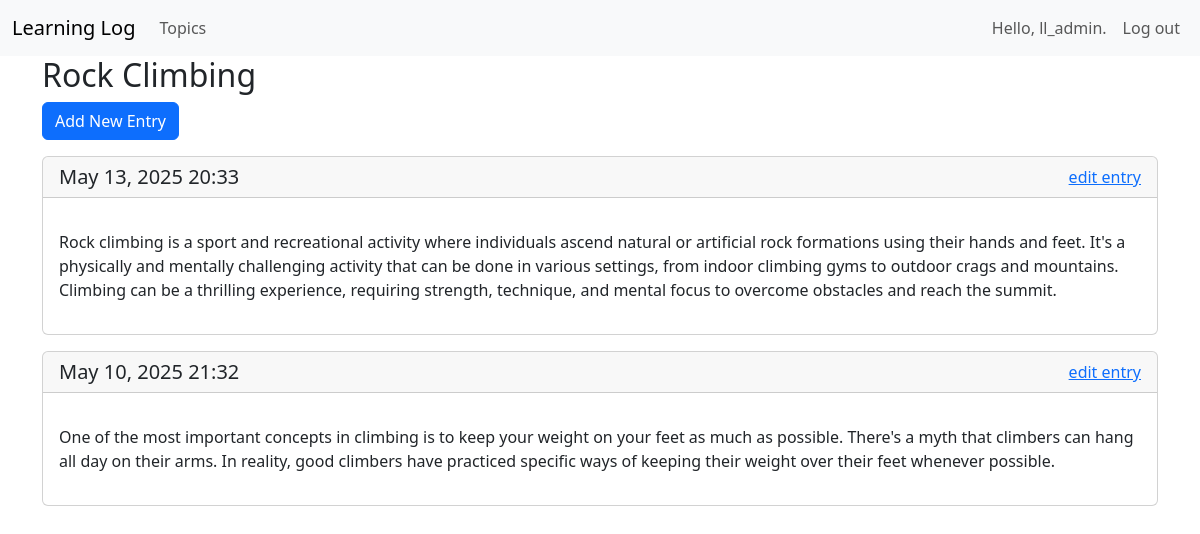
Page /topics/2/ (signed in) on the earlier database version.
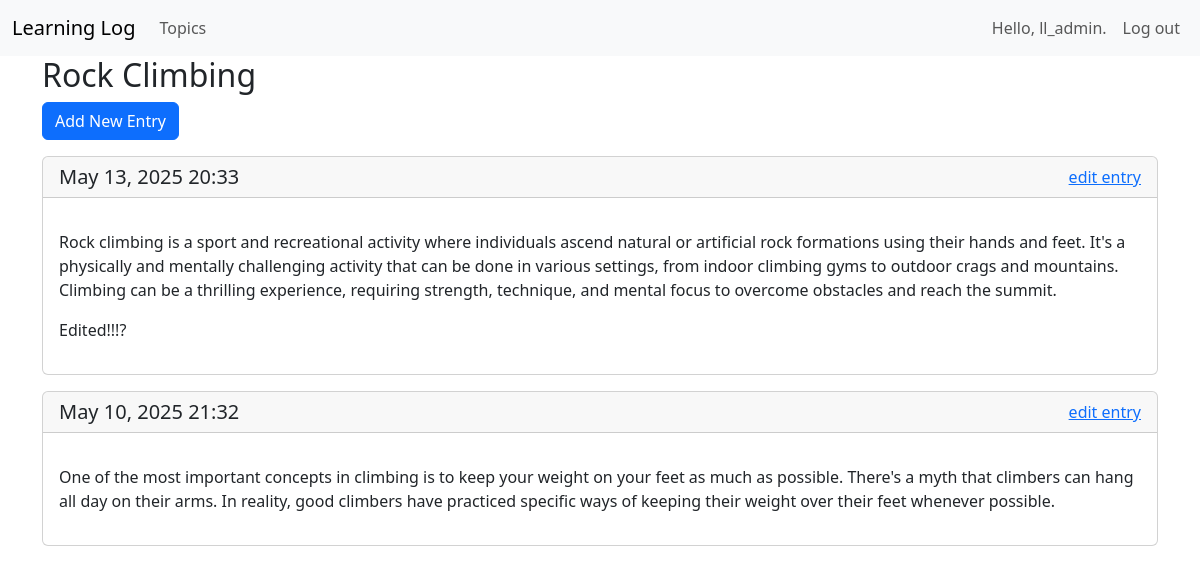
Same page on the later database version.
### learning_logs/models.py (models this page shows, shortened)
class Entry(models.Model):
    topic = models.ForeignKey(Topic, on_delete=models.CASCADE)
    text = models.TextField()
    date_added = models.DateTimeField(auto_now_add=True)
    class Meta:
        verbose_name_plural = 'entries'

### learning_logs/views.py (the view)
# urls.py: path('topics/<int:topic_id>/', views.topic, name='topic'),
@login_required
def topic(request, topic_id):
    topic = Topic.objects.get(id = topic_id)
    if topic.owner != request.user:
        raise Http404
    entries = topic.entry_set.order_by('-date_added')
    context = {'topic':topic, 'entries': entries}
    return render(request, 'learning_logs/topic.html', context)

### learning_logs/models.py (called while the page is built)
    def __str__(self):
        return self.text

### learning_logs/templates/learning_logs/topic.html
{% extends 'learning_logs/base.html' %}
{% block header %}
<h2>{{ topic }}</h2>
{% endblock header %}
{% block content %}
<p>
<a class="btn btn-primary" href="{% url 'learning_logs:new_entry' topic.id %}">Add New Entry</a></p>
{% for entry in entries %}
<div class="card mb-3">
<div class="card-header d-flex justify-content-between align-items-center">
      <h5 class="mb-0">
      {{ entry.date_added|date:'M d, Y H:i' }}
      </h5>
        <a href = "{% url 'learning_logs:edit_entry' entry.id%}">edit entry</a>
</div>
 <div class="card-body">
  <p class="card-text">{{ entry.text|linebreaks }}</p>
 </div>
</div>
{% empty %}
    <p>There are no entries for this topic yet.</p>
{% endfor %}
{% endblock content %}

Differences in the rows shown:
changed Entry: text "…and reach the summit." → "…and reach the summit. Edited!!!?"
